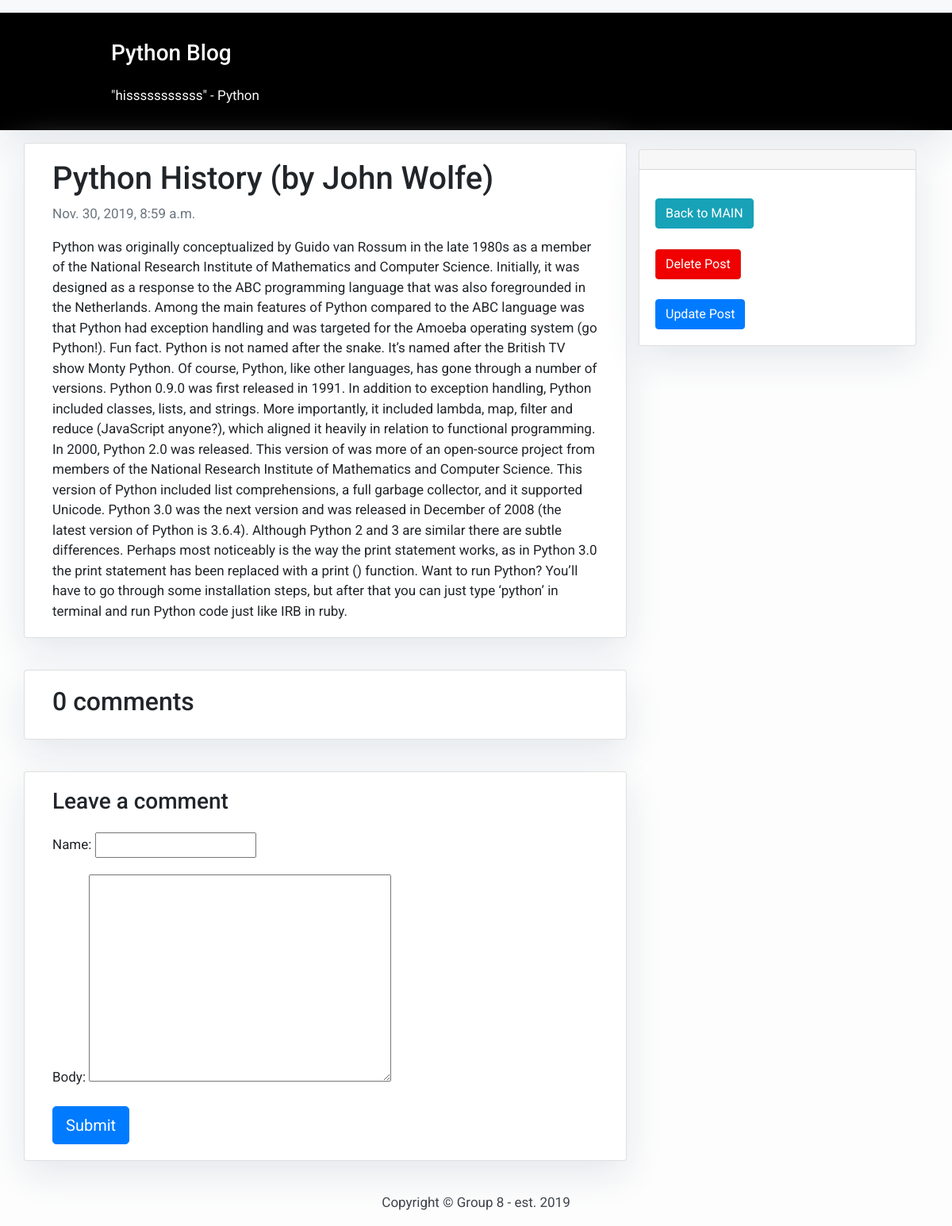
The page /view_post/11 on the database its author committed.
### blog/models.py (models this page shows)
class Post(models.Model):
    title       = models.CharField(max_length=200, verbose_name='Event Title')
    create_date = models.DateTimeField(auto_now=True)
    update_date = models.DateTimeField(auto_now=True)
    content     = models.TextField()

### blog/views.py (the view)
# urls.py: url(r'^view_post/(?P<post_id>\d+)$', view_post, name='view-post'),
def view_post(request, post_id):
	template    = 'view_post.html'
	post = Post.objects.get(id=int(post_id))
	comments = post.comments.all()
	new_comment = None
	if request.method == 'POST':
		comment_form = CommentForm(data=request.POST)
		if comment_form.is_valid():
			new_comment = comment_form.save(commit=False)
			new_comment.post = post
			new_comment.save()
	else:
		comment_form = CommentForm()
	context = {
		'post':post,
		'comments':comments,
		'new_comment':new_comment,
		'comment_form':comment_form
	}
	return render(request, template, context)

### blog/forms.py
class CommentForm(forms.ModelForm):
    class Meta:
        model = Comment
        fields = ('name', 'body')

### templates/view_post.html (shortened to what this page needs)
{% extends 'base.html' %} {% block content %}
<header class="masthead">
    <div class="container">
        <div class="row">
            <div class=" col-md-8 col-md-10 mx-auto">
                <div class="site-heading">
                    <h3 class=" site-heading my-4 mt-3 text-white"> Python Blog </h3>
                    <p class="text-light">"hisssssssssss" - Python &nbsp
                    </p>
                </div>
            </div>
        </div>
    </div>
</header>
<div class="container">
  <div class="row">
    <div class="col-md-8 card mb-4  mt-3 left  top">
      <div class="card-body">
        <h1>{% block title %} {{ post.title }} {% endblock title %}</h1>
        <p class=" text-muted">{{ post.create_date }}</p>
        <p class="card-text ">{{ post.content }}</p>
      </div>
    </div>
    {% block sidebar_home %} {% include 'sidebar_home.html' %} {% endblock sidebar_home %}
    <div class="col-md-8 card mb-4  mt-3 ">
      <div class="card-body">
        <h2>{{ comments.count }} comments</h2>
      </div>
    </div>
    <div class="col-md-8 card mb-4  mt-3 ">
      <div class="card-body">
        {% if new_comment %}
        <div class="alert alert-success" role="alert">
          Comment posted!
        </div>
        <h3>Leave another comment</h3>
        <form method="post" style="margin-top: 1.3em;">
          {{ comment_form.as_p }}
          {% csrf_token %}
          <button type="submit" class="btn btn-primary  btn-lg">Submit</button>
          <a href="{% url 'blog:view-post' post.id  %}" class="btn btn-danger btn-lg">Cancel</a>
        </form>
        {% else %}
        <h3>Leave a comment</h3>
        <form method="post" style="margin-top: 1.3em;">
          {{ comment_form.as_p }}
          <button type="submit" class="btn btn-primary  btn-lg">Submit</button>
        </form>
        {% endif %}
      </div>
    </div>
  </div>
</div>
{% endblock content %}

### templates/base.html (style rules this page uses)
body { font-family: "Roboto", sans-serif; font-size: 17px; background-color: #fdfdfd; }
.masthead { background: #000000; height: auto; padding-bottom: 15px; box-shadow: 0 16px 48px #E3E7EB; padding-top: 10px; }

### templates/sidebar_home.html (style rules this page uses)
.card { box-shadow: 0 16px 48px #E3E7EB; }

### rows shown on the page
Post: title "Python History (by John Wolfe)", create_date "Nov. 30, 2019, 8:59 a.m.", content "Python was originally conceptualized by Guido van Rossum in the late 1980s as a member of the National Research Institute of Mathematics and Computer Science. Initially, it was designed as a response to the ABC programming language that was also foregrounded in the Netherlands. Among the main features of Python compared to the ABC language was that Python had exception handling and was targeted for the Amoeba operating system (go Python!). Fun fact. Python is not named after the snake. It’s named after the British TV show Monty Python. Of course, Python, like other languages, has gone through a number of versions. Python 0.9.0 was first released in 1991. In addition to exception handling,…", count "0"
